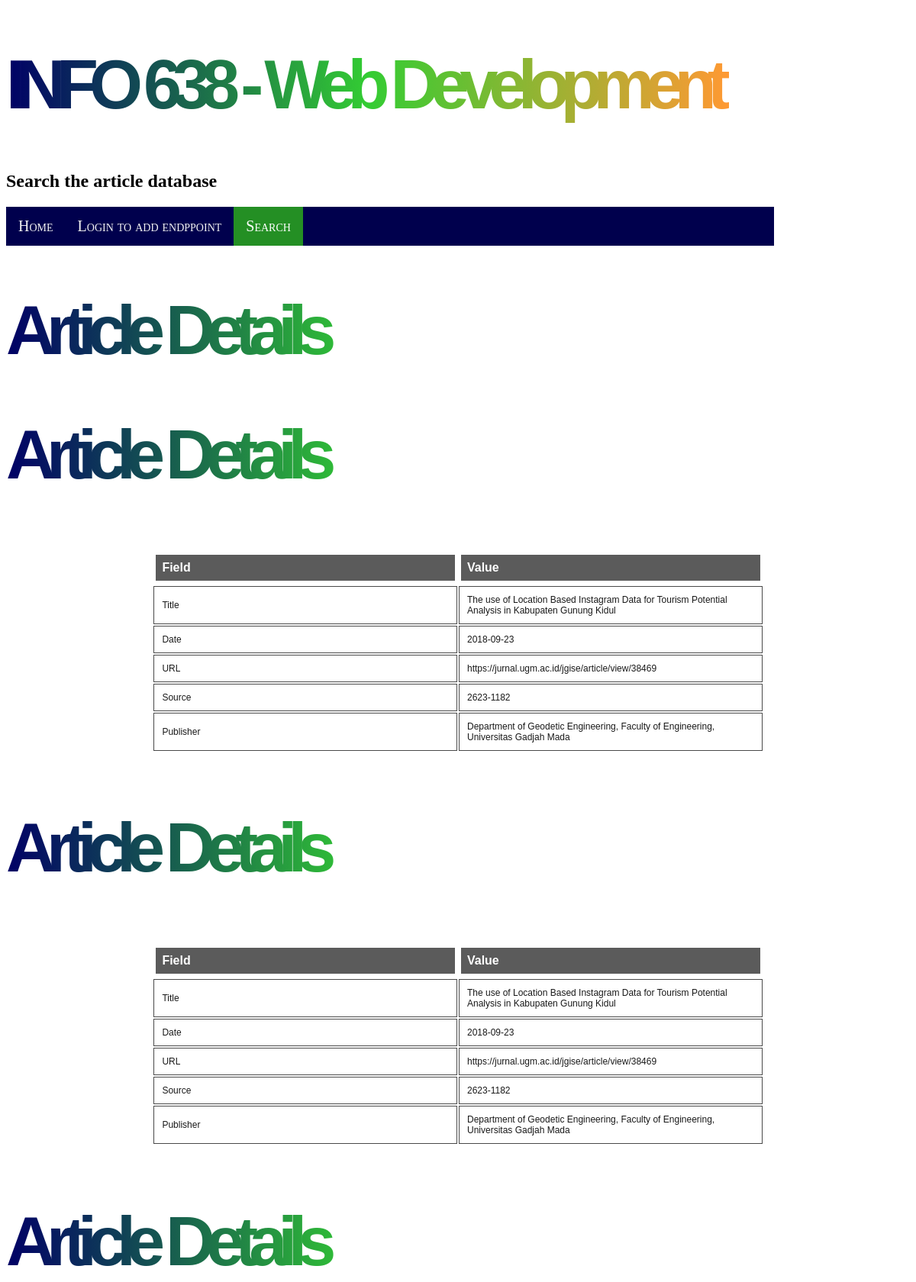
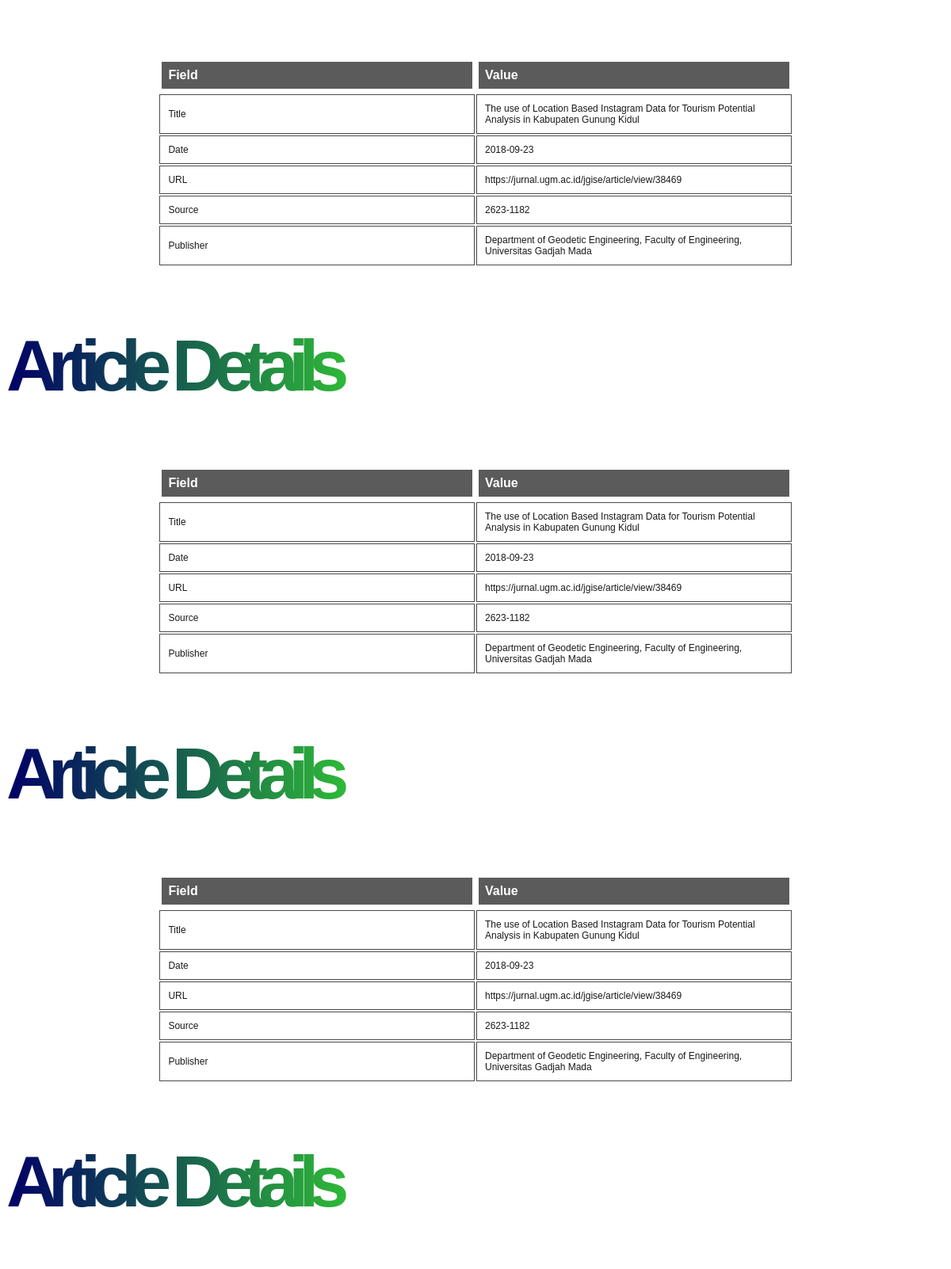
/oai_project/viewarticle.php?id=4 (upper part), run on the app's committed database (2 pictures, top to bottom).
### tables this page shows
CREATE TABLE `article` (
  `article_ID` int(11) NOT NULL,
  `title` varchar(200) DEFAULT NULL,
  `date` date DEFAULT NULL,
  `url` varchar(200) DEFAULT NULL,
  `source` varchar(200) DEFAULT NULL,
  `publisher` varchar(200) DEFAULT NULL,
  `description` varchar(2000) DEFAULT NULL,
  `type` varchar(200) DEFAULT NULL,
  `format` varchar(200) DEFAULT NULL,
  `repo_url` varchar(100) DEFAULT NULL
);

### oai_project/viewarticle.php (the view, shortened to what this page needs)
<!DOCTYPE html>
<html lang = "en">
<head>
<link rel="stylesheet" type="text/css" href="css/style.css">
</head>
<body>
<H1>INFO 638 - Web Development</H1>
<h2>Search the article database </h2>
<nav>
	<a href="index.php">Home</a>
	<a href="submission.php">Login to add endppoint</a>
	<a class= active href="search.php">Search</a>
</nav>
<?php
$conn = new mysqli($hn, $un, $pw, $db);
if (isset($_GET['id'])) {
	$id = sanitizeMySQL($conn, $_GET['id']);
	$query = "SELECT * FROM article NATURAL JOIN creator WHERE article_ID =".$id;
	$result = $conn->query($query);
		while ($row = $result->fetch_assoc()) {
			echo '<h1>Article Details</h1><table><tr><th>Field</th><th>Value</th></tr>';
			echo "<tr><td>Title</td><td>".$row["title"]."</td></tr>";
			echo "<tr><td>Date</td><td>".$row["date"]."</td></tr>";
			echo "<tr><td>URL</td><td>".$row["url"]."</td></tr>";
			echo "<tr><td>Source</td><td>".$row["source"]."</td></tr>";
			echo "<tr><td>Publisher</td><td>".$row["publisher"]."</td></tr>";
		}
} else {
	echo "No article ID passed";
}
function sanitizeString($var)
{
	$var = stripslashes($var);
	$var = strip_tags($var);
	$var = htmlentities($var);
	return $var;
}
function sanitizeMySQL($connection, $var)
{
	$var = sanitizeString($var);
	$var = $connection->real_escape_string($var);
	return $var;
}
?>
</body>
</html>

### oai_project/css/style.css (style rules this page uses)
nav { background-color: #00004d; overflow: hidden; margin-right: 15%; margin-bottom: 2em; }
nav a { float: left; color: #f2f2f2; text-align: center; padding: 14px 16px; text-decoration: none; font-size: 20px; font-variant: small-caps; }
nav a.active { background-color: #248f24; color: white; }
h1 { text-align:left; font-size: 90px; font-family: "Lucida Sans Unicode", "Lucida Grande", sans-serif; width: 80%; background: -webkit-linear-gradient(left, #000066, #33cc33, #ff9933); -webkit-background-clip: text; -webkit-text-fill-color: transparent; letter-spacing: -12px; }
table { color:#363636; table-layout: fixed; opacity: 0.9; font-family: "Lucida Sans Unicode", "Lucida Grande", sans-serif; width:70%; padding: 1%; margin: 0 auto; border: 2px solid #fff; border-collapse: separate; }
td { font-size: 12px; border: 1px solid #363636; padding: 10px; height: auto; overflow-wrap: break-word; }
tr { height: auto; height: auto; overflow-wrap: break-word; color: #000000; }
th { background-color:#363636; opacity: 90%; color: #fff; border: solid #fff; border-bottom: 5px solid #ffffff; padding: 1%; text-align: left; font-size: 16px; }

### data on the page
article: title "The use of Location Based Instagram Data for Tourism Potential Analysis in Kabupaten Gunung Kidul", date "2018-09-23", url "https://jurnal.ugm.ac.id/jgise/article/view/38469", source "2623-1182", publisher "Department of Geodetic Engineering, Faculty of Engineering, Universitas Gadjah Mada"
